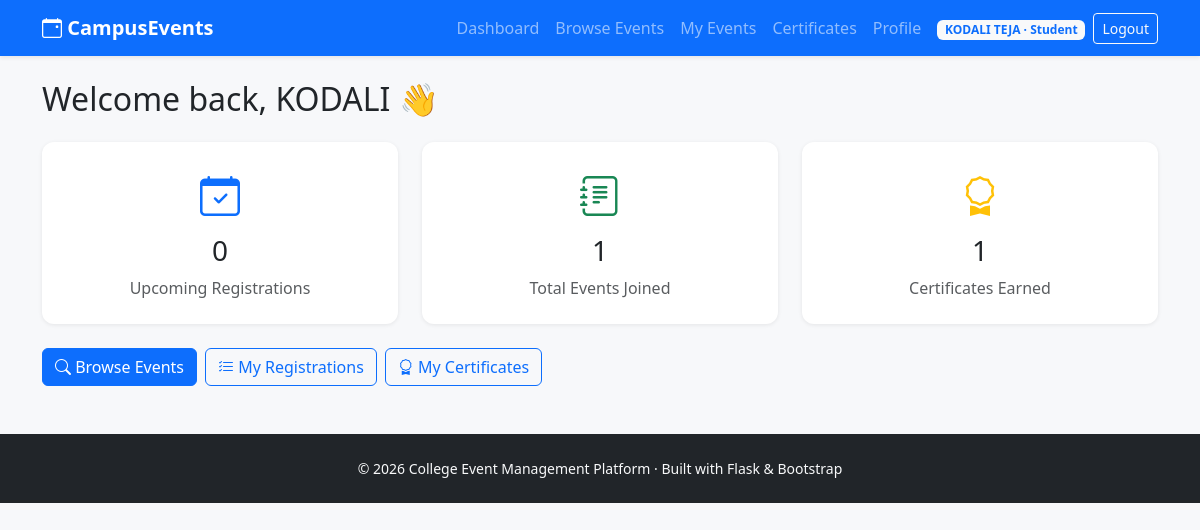
The app's page /student/dashboard (signed in) with its own data.
### models/user.py (models this page shows, shortened)
class User(UserMixin, db.Model):
    __tablename__ = "users"
    id = db.Column(db.Integer, primary_key=True)
    full_name = db.Column(db.String(120), nullable=False)
    email = db.Column(db.String(150), unique=True, nullable=False, index=True)
    password_hash = db.Column(db.String(255), nullable=False)
    role = db.Column(db.String(20), nullable=False, default="student")
    department = db.Column(db.String(100))
    roll_number = db.Column(db.String(50))
    club_name = db.Column(db.String(120))
    created_at = db.Column(db.DateTime, default=datetime.utcnow)
    events_created = db.relationship(
        "Event", backref="organizer", lazy=True, foreign_keys="Event.organizer_id"
    )
    registrations = db.relationship(
        "Registration", backref="student", lazy=True, cascade="all, delete-orphan"
    )
    feedback_given = db.relationship(
        "Feedback", backref="student", lazy=True, cascade="all, delete-orphan"
    )
    @property
    def is_student(self):
        return self.role == "student"

### routes/student.py (the view)
@student_bp.route("/dashboard")
@login_required
@role_required("student")
def dashboard():
    upcoming_count = Registration.query.join(Event).filter(
        Registration.student_id == current_user.id,
        Event.event_date >= db.func.current_date()
    ).count()
    total_registrations = Registration.query.filter_by(student_id=current_user.id).count()
    certificates_earned = Certificate.query.join(Registration).filter(
        Registration.student_id == current_user.id
    ).count()
    return render_template(
        "student/dashboard.html",
        upcoming_count=upcoming_count,
        total_registrations=total_registrations,
        certificates_earned=certificates_earned,
    )

### models/user.py (called while the page is built)
@login_manager.user_loader
def load_user(user_id):
    return User.query.get(int(user_id))

### templates/student/dashboard.html (shortened to what this page needs)
{% extends "base.html" %}
{% block content %}
<h2 class="mb-4">Welcome back, {{ current_user.full_name.split(' ')[0] }} 👋</h2>
<div class="row g-4 mb-4">
    <div class="col-md-4">
        <div class="card stat-card p-4 text-center">
            <i class="bi bi-calendar-check fs-1 text-primary"></i>
            <h3 class="mt-2">{{ upcoming_count }}</h3>
            <p class="text-muted mb-0">Upcoming Registrations</p>
        </div>
    </div>
    <div class="col-md-4">
        <div class="card stat-card p-4 text-center">
            <i class="bi bi-journal-text fs-1 text-success"></i>
            <h3 class="mt-2">{{ total_registrations }}</h3>
            <p class="text-muted mb-0">Total Events Joined</p>
        </div>
    </div>
    <div class="col-md-4">
        <div class="card stat-card p-4 text-center">
            <i class="bi bi-award fs-1 text-warning"></i>
            <h3 class="mt-2">{{ certificates_earned }}</h3>
            <p class="text-muted mb-0">Certificates Earned</p>
        </div>
    </div>
</div>
<div class="d-flex gap-2">
    <a href="{{ url_for('student.browse_events') }}" class="btn btn-primary"><i class="bi bi-search"></i> Browse Events</a>
    <a href="{{ url_for('student.my_events') }}" class="btn btn-outline-primary"><i class="bi bi-list-check"></i> My Registrations</a>
    <a href="{{ url_for('student.certificates') }}" class="btn btn-outline-primary"><i class="bi bi-award"></i> My Certificates</a>
</div>
{% endblock %}

### templates/base.html (shortened to what this page needs)
<!DOCTYPE html>
<html lang="en">
<head>
    <link href="https://cdn.jsdelivr.net/npm/bootstrap@5.3.3/dist/css/bootstrap.min.css" rel="stylesheet">
    <link href="https://cdn.jsdelivr.net/npm/bootstrap-icons@1.11.3/font/bootstrap-icons.css" rel="stylesheet">
    <link href="{{ url_for('static', filename='css/style.css') }}" rel="stylesheet">
</head>
<body>
<nav class="navbar navbar-expand-lg navbar-dark bg-primary sticky-top shadow-sm">
    <div class="container">
        <a class="navbar-brand fw-bold" href="{{ url_for('home') }}">
            <i class="bi bi-calendar-event"></i> CampusEvents
        </a>
        <div class="collapse navbar-collapse" id="navMain">
            <ul class="navbar-nav ms-auto align-items-lg-center">
                {% if current_user.is_authenticated %}
                    {% if current_user.is_student %}
                        <li class="nav-item"><a class="nav-link" href="{{ url_for('student.dashboard') }}">Dashboard</a></li>
                        <li class="nav-item"><a class="nav-link" href="{{ url_for('student.browse_events') }}">Browse Events</a></li>
                        <li class="nav-item"><a class="nav-link" href="{{ url_for('student.my_events') }}">My Events</a></li>
                        <li class="nav-item"><a class="nav-link" href="{{ url_for('student.certificates') }}">Certificates</a></li>
                        <li class="nav-item"><a class="nav-link" href="{{ url_for('student.profile') }}">Profile</a></li>
                    {% elif current_user.is_organizer %}
                        <li class="nav-item"><a class="nav-link" href="{{ url_for('organizer.dashboard') }}">Dashboard</a></li>
                        <li class="nav-item"><a class="nav-link" href="{{ url_for('organizer.create_event') }}">+ New Event</a></li>
                    {% endif %}
                    <li class="nav-item ms-lg-2">
                        <span class="badge bg-light text-primary">{{ current_user.full_name }} · {{ current_user.role|capitalize }}</span>
                    </li>
                    <li class="nav-item ms-lg-2">
                        <a class="btn btn-outline-light btn-sm" href="{{ url_for('auth.logout') }}">Logout</a>
                    </li>
                {% else %}
                    <li class="nav-item"><a class="nav-link" href="{{ url_for('auth.login') }}">Login</a></li>
                    <li class="nav-item"><a class="btn btn-light btn-sm ms-lg-2" href="{{ url_for('auth.register') }}">Sign Up</a></li>
                {% endif %}
            </ul>
        </div>
    </div>
</nav>
<main class="container my-4">
    {% block content %}{% endblock %}
</main>
<footer class="bg-dark text-light py-4 mt-5">
    <div class="container text-center small">
        &copy; {{ current_year }} College Event Management Platform · Built with Flask &amp; Bootstrap
    </div>
</footer>
</body>
</html>

### static/css/style.css (style rules this page uses)
body { background-color: #f7f8fa; }
.stat-card { border: none; border-radius: 12px; box-shadow: 0 1px 4px rgba(0,0,0,0.08); }

### records on screen
User: full_name "KODALI TEJA", role "Student", full_name "KODALI"

### other values on screen
{{ upcoming_count }} "0"
{{ total_registrations }} "1"
{{ certificates_earned }} "1"
